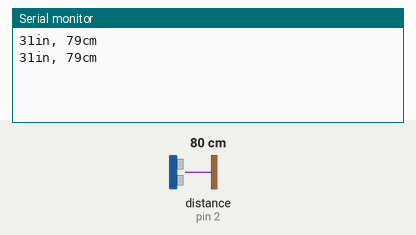
Simulated run of this sketch. Board: Arduino Uno, built with avr-gcc and run on an emulated ATmega328P. Shown: the last lines printed to the serial monitor. Wiring (inferred from the names in the program): ultrasonic range finder: trigger pin 3; echo pin 2. The test bench sets the inputs (shaded band); at power-on: distance to the obstacle (sensor on pin 2) 80 cm. The echo pulse lasts 58.3 µs per cm.

Above: at 1.8 s.
1.9 s: distance to the obstacle (sensor on pin 2) set to 2 cm
At 2.5 s:
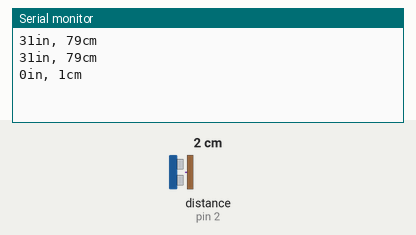
3.4 s: distance to the obstacle (sensor on pin 2) set to 4 cm
At 4.8 s:
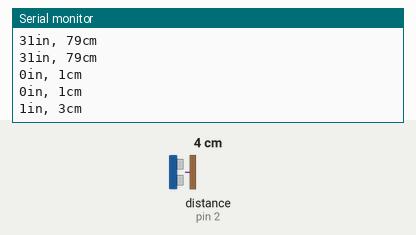
Timing chart, 0 to 6.4 s (numbered marks = the images above; inputs shaded):
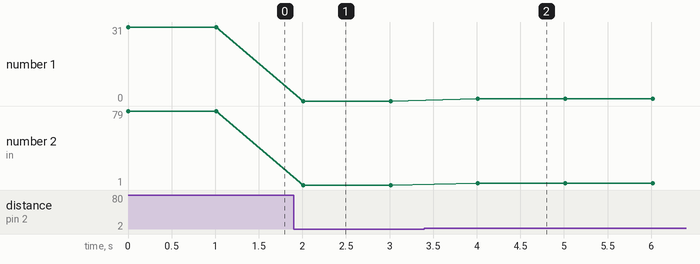

The sketch:

HCSR04.ino
```cpp
const int trigPin = 3;
const int echoPin = 2;

// Duration and measurment values (Don't use int, it's not accurate)
long duration, cm, inches;

void setup() {
 pinMode(trigPin, OUTPUT);
 pinMode(echoPin, INPUT);
 Serial.begin(9600);
}

void loop() {
 // Sends the high and low signals to bounce off objects
 digitalWrite(trigPin, LOW);
 delayMicroseconds(5);

 digitalWrite(trigPin, HIGH);
 delayMicroseconds(10);

 digitalWrite(trigPin, LOW);

 // Method that takes the echoPins' high input an measures how long it took
 pinMode(echoPin, INPUT);
 duration = pulseIn(echoPin, HIGH);

 // Converts travel duration into distances
 cm = (duration/2) / 29.1;
 inches = (duration/2) / 74;

 // Prints measured values into serial monitor
 Serial.print(inches);
 Serial.print("in, ");
 Serial.print(cm);
 Serial.print("cm");
 Serial.println();

 // Delay function that stops measurment for 1 second
 delay(1000);


}
```

Measured:
- after the input at 1.9 s, the serial monitor: prints a new line after 0.11 s (image 1)
- after the input at 3.4 s, the serial monitor: prints a new line after 0.61 s (image 2)
- plotted number 1: 31 → 0 after the input at 1.9 s
- plotted number 2: 79 → 1 after the input at 1.9 s, 1 → 3 after the input at 3.4 s
